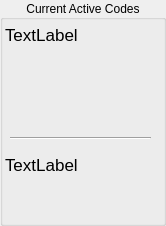
   <widget class="QGroupBox" name="groupBox_9">
    <property name="geometry">
     <rect>
      <x>1540</x>
      <y>720</y>
      <width>166</width>
      <height>226</height>
     </rect>
    </property>
    <property name="title">
     <string>Current Active Codes</string>
    </property>
    <property name="alignment">
     <set>Qt::AlignCenter</set>
    </property>
    <widget class="QLabel" name="gcodes_lb">
     <property name="geometry">
      <rect>
       <x>5</x>
       <y>25</y>
       <width>151</width>
       <height>91</height>
      </rect>
     </property>
     <property name="font">
      <font>
       <pointsize>13</pointsize>
      </font>
     </property>
     <property name="frameShape">
      <enum>QFrame::NoFrame</enum>
     </property>
     <property name="text">
      <string>TextLabel</string>
     </property>
     <property name="alignment">
      <set>Qt::AlignLeading|Qt::AlignLeft|Qt::AlignTop</set>
     </property>
     <property name="wordWrap">
      <bool>true</bool>
     </property>
    </widget>
    <widget class="QLabel" name="mcodes_lb">
     <property name="geometry">
      <rect>
       <x>5</x>
       <y>155</y>
       <width>151</width>
       <height>61</height>
      </rect>
     </property>
     <property name="font">
      <font>
       <pointsize>13</pointsize>
      </font>
     </property>
     <property name="frameShape">
      <enum>QFrame::NoFrame</enum>
     </property>
     <property name="text">
      <string>TextLabel</string>
     </property>
     <property name="alignment">
      <set>Qt::AlignLeading|Qt::AlignLeft|Qt::AlignTop</set>
     </property>
     <property name="wordWrap">
      <bool>true</bool>
     </property>
    </widget>
    <widget class="Line" name="line_6">
     <property name="geometry">
      <rect>
       <x>10</x>
       <y>130</y>
       <width>141</width>
       <height>16</height>
      </rect>
     </property>
     <property name="orientation">
      <enum>Qt::Horizontal</enum>
     </property>
    </widget>
   </widget>
